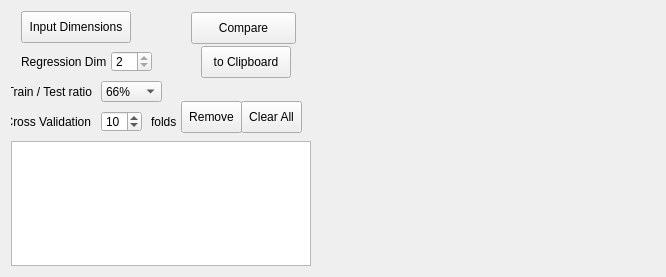
<?xml version="1.0" encoding="UTF-8"?>
<ui version="4.0">
 <class>optionsCompare</class>
 <widget class="QWidget" name="optionsCompare">
  <property name="geometry">
   <rect>
    <x>0</x>
    <y>0</y>
    <width>666</width>
    <height>277</height>
   </rect>
  </property>
  <property name="sizePolicy">
   <sizepolicy hsizetype="Preferred" vsizetype="Preferred">
    <horstretch>0</horstretch>
    <verstretch>0</verstretch>
   </sizepolicy>
  </property>
  <property name="windowTitle">
   <string>Compare Algorithms</string>
  </property>
  <property name="autoFillBackground">
   <bool>false</bool>
  </property>
  <layout class="QHBoxLayout" name="horizontalLayout" stretch="0,1">
   <property name="spacing">
    <number>0</number>
   </property>
   <item>
    <layout class="QVBoxLayout" name="verticalLayout" stretch="0,1">
     <property name="spacing">
      <number>0</number>
     </property>
     <property name="bottomMargin">
      <number>0</number>
     </property>
     <item>
      <widget class="QWidget" name="optionWidget" native="true">
       <property name="sizePolicy">
        <sizepolicy hsizetype="Minimum" vsizetype="MinimumExpanding">
         <horstretch>0</horstretch>
         <verstretch>0</verstretch>
        </sizepolicy>
       </property>
       <property name="minimumSize">
        <size>
         <width>300</width>
         <height>130</height>
        </size>
       </property>
       <property name="font">
        <font>
         <pointsize>9</pointsize>
        </font>
       </property>
       <widget class="QLabel" name="label">
        <property name="enabled">
         <bool>true</bool>
        </property>
        <property name="geometry">
         <rect>
          <x>0</x>
          <y>70</y>
          <width>81</width>
          <height>21</height>
         </rect>
        </property>
        <property name="font">
         <font>
          <pointsize>9</pointsize>
         </font>
        </property>
        <property name="text">
         <string>Train / Test ratio</string>
        </property>
        <property name="alignment">
         <set>Qt::AlignRight|Qt::AlignTrailing|Qt::AlignVCenter</set>
        </property>
       </widget>
       <widget class="QComboBox" name="traintestRatioCombo">
        <property name="enabled">
         <bool>true</bool>
        </property>
        <property name="geometry">
         <rect>
          <x>90</x>
          <y>70</y>
          <width>61</width>
          <height>21</height>
         </rect>
        </property>
        <property name="font">
         <font>
          <pointsize>9</pointsize>
         </font>
        </property>
        <property name="toolTip">
         <string>Ratio between training and testing samples
(100% means all samples are used for training)</string>
        </property>
        <property name="currentIndex">
         <number>4</number>
        </property>
        <item>
         <property name="text">
          <string>10%</string>
         </property>
        </item>
        <item>
         <property name="text">
          <string>25%</string>
         </property>
        </item>
        <item>
         <property name="text">
          <string>33%</string>
         </property>
        </item>
        <item>
         <property name="text">
          <string>50%</string>
         </property>
        </item>
        <item>
         <property name="text">
          <string>66%</string>
         </property>
        </item>
        <item>
         <property name="text">
          <string>75%</string>
         </property>
        </item>
        <item>
         <property name="text">
          <string>90%</string>
         </property>
        </item>
        <item>
         <property name="text">
          <string>100%</string>
         </property>
        </item>
       </widget>
       <widget class="QLabel" name="label_5">
        <property name="enabled">
         <bool>true</bool>
        </property>
        <property name="geometry">
         <rect>
          <x>140</x>
          <y>100</y>
          <width>31</width>
          <height>21</height>
         </rect>
        </property>
        <property name="font">
         <font>
          <pointsize>9</pointsize>
         </font>
        </property>
        <property name="text">
         <string>folds</string>
        </property>
       </widget>
       <widget class="QSpinBox" name="foldCountSpin">
        <property name="enabled">
         <bool>true</bool>
        </property>
        <property name="geometry">
         <rect>
          <x>90</x>
          <y>100</y>
          <width>41</width>
          <height>21</height>
         </rect>
        </property>
        <property name="font">
         <font>
          <pointsize>9</pointsize>
         </font>
        </property>
        <property name="toolTip">
         <string>Number of cross-validation folds</string>
        </property>
        <property name="minimum">
         <number>1</number>
        </property>
        <property name="maximum">
         <number>9999</number>
        </property>
        <property name="value">
         <number>10</number>
        </property>
       </widget>
       <widget class="QLabel" name="label_9">
        <property name="enabled">
         <bool>true</bool>
        </property>
        <property name="geometry">
         <rect>
          <x>0</x>
          <y>100</y>
          <width>80</width>
          <height>21</height>
         </rect>
        </property>
        <property name="font">
         <font>
          <pointsize>9</pointsize>
         </font>
        </property>
        <property name="text">
         <string>Cross Validation</string>
        </property>
        <property name="alignment">
         <set>Qt::AlignRight|Qt::AlignTrailing|Qt::AlignVCenter</set>
        </property>
       </widget>
       <widget class="QPushButton" name="removeButton">
        <property name="geometry">
         <rect>
          <x>170</x>
          <y>90</y>
          <width>61</width>
          <height>32</height>
         </rect>
        </property>
        <property name="font">
         <font>
          <pointsize>9</pointsize>
         </font>
        </property>
        <property name="toolTip">
         <string>Clear the model information
(does NOT clear the data)</string>
        </property>
        <property name="text">
         <string>Remove</string>
        </property>
       </widget>
       <widget class="QPushButton" name="compareButton">
        <property name="geometry">
         <rect>
          <x>180</x>
          <y>1</y>
          <width>105</width>
          <height>32</height>
         </rect>
        </property>
        <property name="font">
         <font>
          <pointsize>9</pointsize>
         </font>
        </property>
        <property name="toolTip">
         <string>&lt;!DOCTYPE HTML PUBLIC &quot;-//W3C//DTD HTML 4.0//EN&quot; &quot;http://www.w3.org/TR/REC-html40/strict.dtd&quot;&gt;
&lt;html&gt;&lt;head&gt;&lt;meta name=&quot;qrichtext&quot; content=&quot;1&quot; /&gt;&lt;style type=&quot;text/css&quot;&gt;
p, li { white-space: pre-wrap; }
&lt;/style&gt;&lt;/head&gt;&lt;body style=&quot; font-family:'MS Shell Dlg 2'; font-size:8.25pt; font-weight:400; font-style:normal;&quot;&gt;
&lt;p style=&quot; margin-top:0px; margin-bottom:0px; margin-left:0px; margin-right:0px; -qt-block-indent:0; text-indent:0px;&quot;&gt;&lt;span style=&quot; font-size:8pt;&quot;&gt;Classify the data using the current algorithm&lt;/span&gt;&lt;/p&gt;&lt;/body&gt;&lt;/html&gt;</string>
        </property>
        <property name="text">
         <string>Compare</string>
        </property>
       </widget>
       <widget class="QPushButton" name="screenshotButton">
        <property name="enabled">
         <bool>true</bool>
        </property>
        <property name="geometry">
         <rect>
          <x>190</x>
          <y>35</y>
          <width>90</width>
          <height>32</height>
         </rect>
        </property>
        <property name="font">
         <font>
          <pointsize>9</pointsize>
         </font>
        </property>
        <property name="toolTip">
         <string>&lt;!DOCTYPE HTML PUBLIC &quot;-//W3C//DTD HTML 4.0//EN&quot; &quot;http://www.w3.org/TR/REC-html40/strict.dtd&quot;&gt;
&lt;html&gt;&lt;head&gt;&lt;meta name=&quot;qrichtext&quot; content=&quot;1&quot; /&gt;&lt;style type=&quot;text/css&quot;&gt;
p, li { white-space: pre-wrap; }
&lt;/style&gt;&lt;/head&gt;&lt;body style=&quot; font-family:'MS Shell Dlg 2'; font-size:8.25pt; font-weight:400; font-style:normal;&quot;&gt;
&lt;p style=&quot; margin-top:0px; margin-bottom:0px; margin-left:0px; margin-right:0px; -qt-block-indent:0; text-indent:0px;&quot;&gt;&lt;span style=&quot; font-size:8pt;&quot;&gt;Perform Cross-Validation and display results BoxPlot&lt;/span&gt;&lt;/p&gt;&lt;/body&gt;&lt;/html&gt;</string>
        </property>
        <property name="text">
         <string>to Clipboard</string>
        </property>
       </widget>
       <widget class="QPushButton" name="clearButton">
        <property name="geometry">
         <rect>
          <x>230</x>
          <y>90</y>
          <width>61</width>
          <height>32</height>
         </rect>
        </property>
        <property name="font">
         <font>
          <pointsize>9</pointsize>
         </font>
        </property>
        <property name="toolTip">
         <string>Clear the model information
(does NOT clear the data)</string>
        </property>
        <property name="text">
         <string>Clear All</string>
        </property>
       </widget>
       <widget class="QLabel" name="label_2">
        <property name="geometry">
         <rect>
          <x>10</x>
          <y>40</y>
          <width>90</width>
          <height>21</height>
         </rect>
        </property>
        <property name="font">
         <font>
          <pointsize>9</pointsize>
         </font>
        </property>
        <property name="text">
         <string>Regression Dim</string>
        </property>
       </widget>
       <widget class="QSpinBox" name="outputDimSpin">
        <property name="enabled">
         <bool>true</bool>
        </property>
        <property name="geometry">
         <rect>
          <x>100</x>
          <y>40</y>
          <width>41</width>
          <height>21</height>
         </rect>
        </property>
        <property name="font">
         <font>
          <pointsize>9</pointsize>
         </font>
        </property>
        <property name="toolTip">
         <string>&lt;!DOCTYPE HTML PUBLIC &quot;-//W3C//DTD HTML 4.0//EN&quot; &quot;http://www.w3.org/TR/REC-html40/strict.dtd&quot;&gt;
&lt;html&gt;&lt;head&gt;&lt;meta name=&quot;qrichtext&quot; content=&quot;1&quot; /&gt;&lt;style type=&quot;text/css&quot;&gt;
p, li { white-space: pre-wrap; }
&lt;/style&gt;&lt;/head&gt;&lt;body style=&quot; font-family:'MS Shell Dlg 2'; font-size:8.25pt; font-weight:400; font-style:normal;&quot;&gt;
&lt;p style=&quot; margin-top:0px; margin-bottom:0px; margin-left:0px; margin-right:0px; -qt-block-indent:0; text-indent:0px;&quot;&gt;&lt;span style=&quot; font-size:8pt;&quot;&gt;Number of cross-validation folds&lt;/span&gt;&lt;/p&gt;&lt;/body&gt;&lt;/html&gt;</string>
        </property>
        <property name="minimum">
         <number>2</number>
        </property>
        <property name="maximum">
         <number>2</number>
        </property>
        <property name="value">
         <number>2</number>
        </property>
       </widget>
       <widget class="QPushButton" name="inputDimButton">
        <property name="geometry">
         <rect>
          <x>10</x>
          <y>0</y>
          <width>110</width>
          <height>32</height>
         </rect>
        </property>
        <property name="font">
         <font>
          <pointsize>9</pointsize>
         </font>
        </property>
        <property name="text">
         <string>Input Dimensions</string>
        </property>
        <property name="checkable">
         <bool>true</bool>
        </property>
       </widget>
      </widget>
     </item>
     <item>
      <widget class="QListWidget" name="algoList">
       <property name="selectionMode">
        <enum>QAbstractItemView::SingleSelection</enum>
       </property>
      </widget>
     </item>
    </layout>
   </item>
   <item>
    <widget class="QWidget" name="resultWidget" native="true"/>
   </item>
  </layout>
 </widget>
 <resources/>
 <connections/>
</ui>
